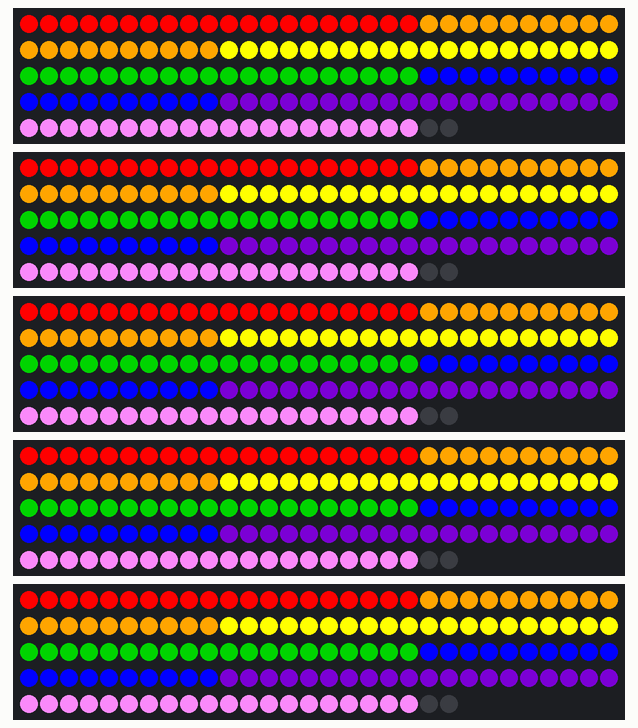
The sketch below on a simulated Arduino Uno, built with avr-gcc and run on an emulated ATmega328P. On the bench: 5 × 142 RGB LEDs in strip order, left to right, continuing on the next row. What the sketch prints to the serial monitor is not drawn.

Above: at 0.1 s.

The sketch:

rainbow_test.ino
```cpp
#include<FastLED.h>

//Setup LED strip parameters
#define stripPinA 4 //Const as it does not change. Byte instead of integer as this takes up less memory and value is < 255
#define stripPinB 12
#define stripPinC 13
#define stripPinD 15
#define stripPinE 2
#define NUM_LEDS 142 //Setup for maximum length of larger light tube
byte brightness = 225;
byte saturation = 255;
CRGB leds[NUM_LEDS]; //Setup the array for FastLED control CRGB
int colour_int = 0;
unsigned long timenow = 0;
byte clienton = 0;
int t = 50;
int st = 300;
int num = 1;

void setup() {
  // put your setup code here, to run once:
Serial.begin(115200);
Serial.println("Serial is on");
//LED strip setup
pinMode(stripPinA, OUTPUT);
FastLED.addLeds<WS2812, stripPinA, GRB>(leds, NUM_LEDS);
FastLED.addLeds<WS2812, stripPinB, GRB>(leds, NUM_LEDS);
FastLED.addLeds<WS2812, stripPinC, GRB>(leds, NUM_LEDS);
FastLED.addLeds<WS2812, stripPinD, GRB>(leds, NUM_LEDS);
FastLED.addLeds<WS2812, stripPinE, GRB>(leds, NUM_LEDS);
}

void loop() {
  // put your main code here, to run repeatedly:
  int n=round(NUM_LEDS/7);
  Serial.println(n);

  for (int i=0*n; i<1*n; i++) {
    leds[i]=CRGB::Red;
  }
  for (int i=1*n; i<2*n; i++) {
    leds[i]=CRGB::Orange;
  }
  for (int i=2*n; i<3*n; i++) {
    leds[i]=CRGB::Yellow;
  }
  for (int i=3*n; i<4*n; i++) {
    leds[i]=CRGB::Green;
  }
  for (int i=4*n; i<5*n; i++) {
    leds[i]=CRGB::Blue;
  }
  for (int i=5*n; i<6*n; i++) {
    leds[i]=CRGB::Indigo;
  }
  for (int i=6*n; i<7*n; i++) {
    leds[i]=CRGB::Violet;
  }
  FastLED.show();


}
```
